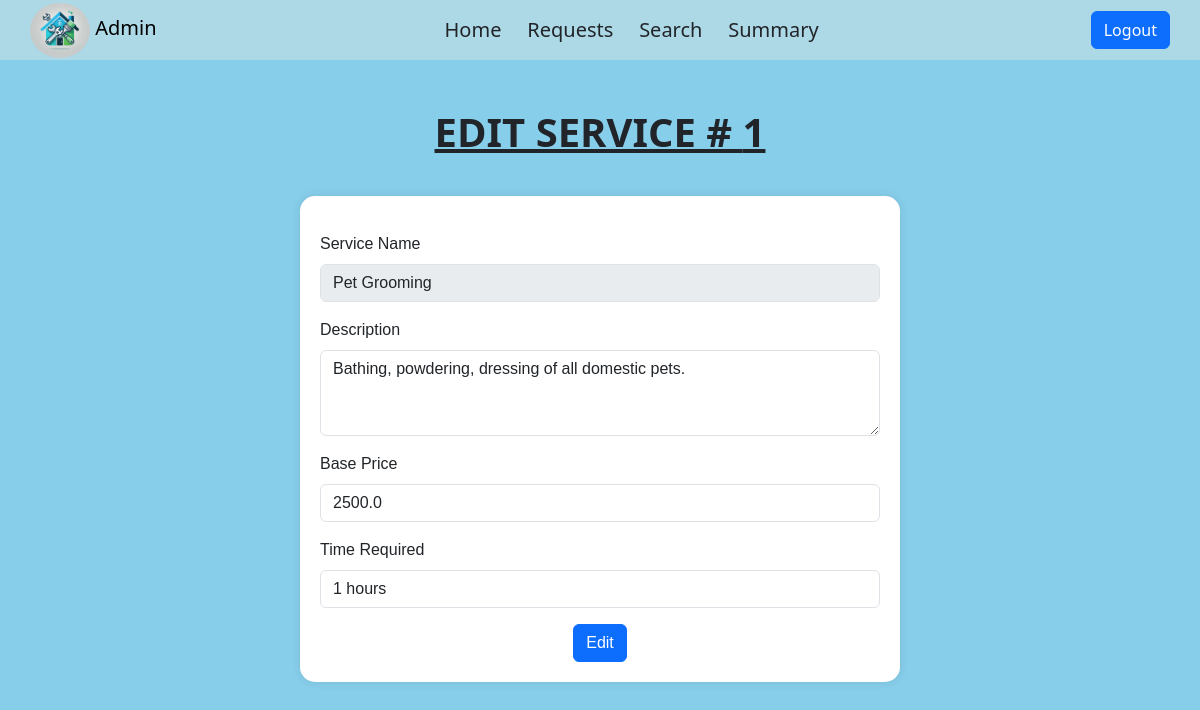
The app's page /service/1/edit (signed in) with its own data.
### models.py (models this page shows)
class Service(db.Model):
    service_id = db.Column(db.Integer, primary_key=True)
    name = db.Column(db.String(100), nullable=False,unique=True)
    description = db.Column(db.Text, nullable=True)
    base_price = db.Column(db.Float, nullable=False)
    time_required = db.Column(db.String(50), nullable=True)
    service_requests = db.relationship('ServiceRequest', backref='service',lazy=True)
    professionals = db.relationship('Professional', backref='service', lazy=True)

### routes.py (the view)
@app.route("/service/<int:service_id>/edit")
@auth_required
def edit_service(service_id):
    service=Service.query.get(service_id)
    return render_template("edit_service.html",service=service)

### routes.py (called while the page is built)
def auth_required(func):
    @wraps(func)
    def inner(*args,**kwargs):
        if 'user_id' not in session:
            flash("You need to login first")
            return redirect(url_for('login'))
        return func(*args,**kwargs)
    return inner

### templates/edit_service.html (shortened to what this page needs)
{% extends "admin_layout.html" %}
{% block content %}
<h1 class=" text-decoration-underline fs-1 fw-bold mt-5">EDIT SERVICE # {{service.service_id}}</h1>
<div id="container">
    <div id="form-container">
        <form method="post" class="mt-3">
            <div class="mb-3">
                <label for="name" class="form-label">Service Name</label>
                <input type="text" name="name"  value="{{service.name}}" id="name" class="form-control" disabled>
            </div>
            <div class="mb-3">
                <label for="description" class="form-label">Description</label>
                <textarea name="description" id="description" class="form-control" rows="3">{{service.description}}</textarea>
            </div>
            <div class="mb-3">
                <label for="base_price" class="form-label">Base Price</label>
                <input type="number" step="0.01" name="base_price" value="{{service.base_price}}" id="base_price" class="form-control" required>
            </div>
            <div class="mb-3">
                <label for="time_required" class="form-label">Time Required</label>
                <input type="text" name="time_required" value="{{service.time_required}} "  id="time_required" class="form-control">
            </div>
            <div class="text-center">
                <input type="submit" value="Edit" class="btn btn-primary">
            </div>
        </form>
    </div>
</div>
{% endblock %}

### records on screen
Service: service_id "1", name "Pet Grooming", description "Bathing, powdering, dressing of all domestic pets.", base_price "2500.0", time_required "1 hours"
